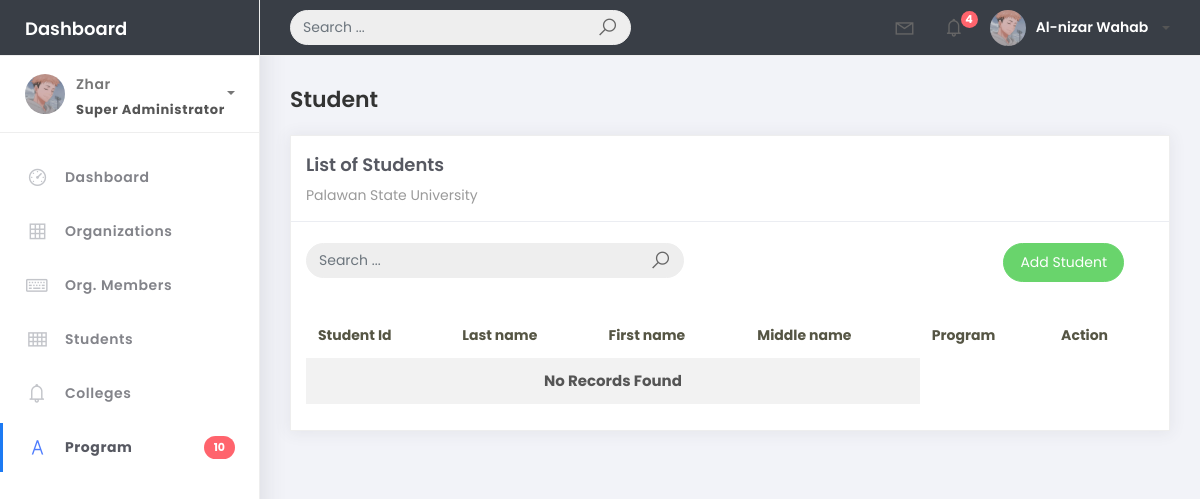
Before: /student_list with the older database file.
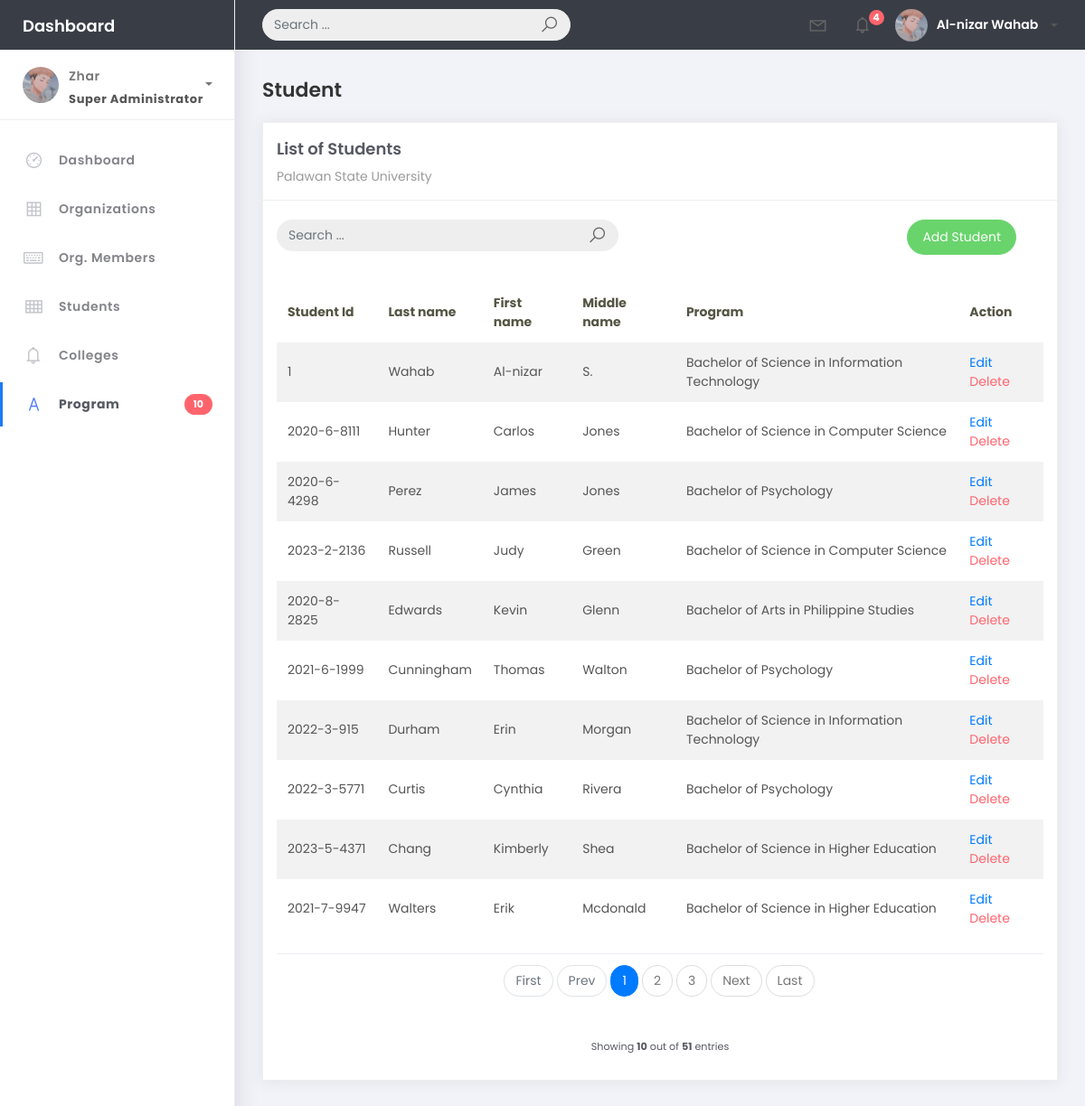
After: the same page with the newer database file.
### studentorg/models.py (models this page shows, shortened)
class BaseModel(models.Model):
    created_at = models.DateTimeField(auto_now_add=True, db_index=True)
    updated_at = models.DateTimeField(auto_now=True)
    class Meta:
        abstract = True

class Student(BaseModel):
    student_id = models.CharField(max_length=15)
    lastname = models.CharField(max_length=25)
    firstname = models.CharField(max_length=25)
    middlename = models.CharField(max_length=25, blank=True, null=True)
    program = models.ForeignKey(Program, on_delete=models.CASCADE)

class Program(BaseModel):
    prog_name = models.CharField(max_length=150)
    college = models.ForeignKey(College, on_delete=models.CASCADE)
    def __str__(self):
        return self.prog_name

### studentorg/views.py (the view)
# urls.py: path('student_list', StudentList.as_view(), name='student-list'),
class StudentList(ListView):
    model = Student
    context_object_name = 'student'
    template_name = 'student/stud_list.html'
    paginate_by = 10
    def get_queryset(self, *args, **kwargs):
        qs = super(StudentList, self).get_queryset(*args, **kwargs)
        if self.request.GET.get("q") != None:
            query = self.request.GET.get('q')
            qs = qs.filter(Q(firstname__icontains=query) |
                        Q (lastname__icontains=query) |
                        Q (middlename__icontains=query) |
                        Q (student_id__icontains=query))
        return qs

### templates/student/stud_list.html
{% extends 'base.html' %} {% load static %} {% block content %}
<div class="content">
  <div class="container-fluid">
    <h4 class="page-title">Student</h4>
    <div class="row">
      <div class="col-md-12">
        <div class="card">
          <div class="card-header">
            <div class="card-title">List of Students</div>
            <div class="card-category">Palawan State University</div>
          </div>
          <br />
          <div class="col-md-12 row">
            <div class="col-md-6">
              <form class="navbar-left navbar-form nav-search mr-md-3" action="{% url 'student-list' %}">
                <div class="input-group">
                  <input type="text" placeholder="Search ..." class="form-control" name="q"/>
                  <div class="input-group-append">
                    <span class="input-group-text">
                      <i class="la la-search search-icon"></i>
                    </span>
                  </div>
                </div>
              </form>
            </div>
            <div class="col-md-6">
              <div class="pull-right">
                <a
                  href="{% url 'student-add' %}"
                  class="btn btn-success btn-rounded"
                  >Add Student</a>
              </div>
            </div>
          </div>
          <div class="card-body">
            <table class="table table-striped mt-3">
              <thead>
                <tr>
                  <th scope="col">Student Id</th>
                  <th scope="col">Last name</th>
                  <th scope="col">First name</th>
                  <th scope="col">Middle name</th>
                  <th scope="col">Program</th>
                  <th scope="col">Action</th>
                </tr>
              </thead>
              <tbody>
                {% for object in object_list %}
                <tr>
                  <td>{{ object.student_id}}</td>
                  <td>{{ object.lastname }}</td>
                  <td>{{ object.firstname }}</td>
                  <td>{{ object.middlename }}</td>
                  <td>{{ object.program }}</td>
                  <td>
                    <a href="student_list/{{object.id}}">Edit</a>
                    <a
                      href="student_list/{{object.id}}/delete"
                      class="text-danger"
                      >Delete</a
                    >
                  </td>
                </tr>
                {% empty %}
                <tr>
                  <td colspan="4" style="text-align: center">
                    <p class="text-sm font-weight-bold mb-0">
                      No Records Found
                    </p>
                  </td>
                </tr>
                {% endfor %}
              </tbody>
            </table>
            {% include 'includes/pagination.html' %}
          </div>
        </div>
      </div>
    </div>
  </div>
</div>
{% endblock %}

Changed rows visible on the page:
added Student: student_id "1", lastname "Wahab", firstname "Al-nizar", middlename "S.", program "Bachelor of Science in Information Technology"
added Student: student_id "2020-6-8111", lastname "Hunter", firstname "Carlos", middlename "Jones", program "Bachelor of Science in Computer Science"
added Student: student_id "2020-6-4298", lastname "Perez", firstname "James", middlename "Jones", program "Bachelor of Psychology"
added Student: student_id "2023-2-2136", lastname "Russell", firstname "Judy", middlename "Green", program "Bachelor of Science in Computer Science"
added Student: student_id "2020-8-2825", lastname "Edwards", firstname "Kevin", middlename "Glenn", program "Bachelor of Arts in Philippine Studies"
added Student: student_id "2021-6-1999", lastname "Cunningham", firstname "Thomas", middlename "Walton", program "Bachelor of Psychology"
added Student: student_id "2022-3-915", lastname "Durham", firstname "Erin", middlename "Morgan", program "Bachelor of Science in Information Technology"
added Student: student_id "2022-3-5771", lastname "Curtis", firstname "Cynthia", middlename "Rivera", program "Bachelor of Psychology"
added Student: student_id "2023-5-4371", lastname "Chang", firstname "Kimberly", middlename "Shea", program "Bachelor of Science in Higher Education"
added Student: student_id "2021-7-9947", lastname "Walters", firstname "Erik", middlename "Mcdonald", program "Bachelor of Science in Higher Education"
Other visible differences:
{{ object_list.count }}: (not shown) → "10"
{{ paginator.count }}: (not shown) → "51"
text no longer shown: "No Records Found"
text now shown: "First Prev Next Last Showing out of entries"
new list line: "1"
new list line: "2"
new list line: "3"
